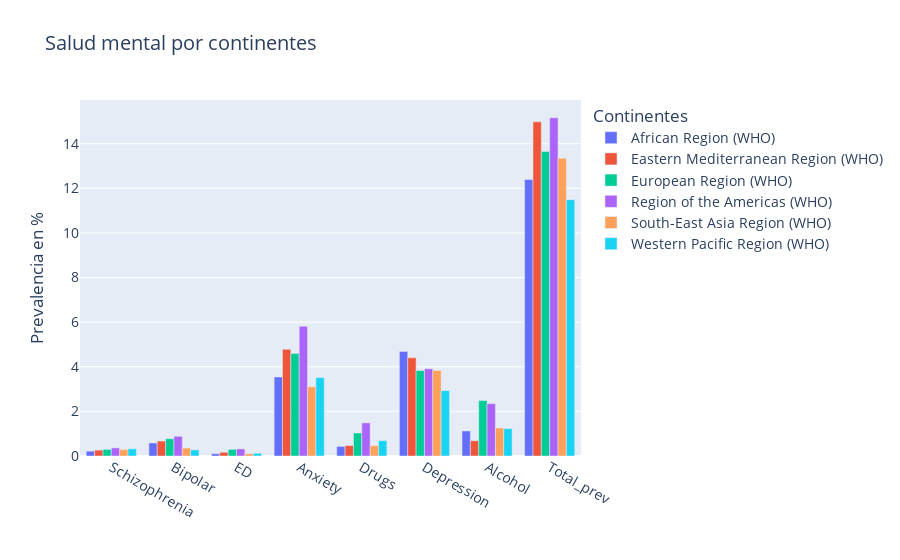

Notebook code for this chart:
### Code cell
plot_df = (df_cont
               .groupby('Continent')
               .mean()
               .reset_index()
               .drop(columns=['Year', 'Dep_prev', 'Male_dep', 'Female_dep'])
               .melt(id_vars='Continent')
          )


fig = px.bar(plot_df, x='variable', y='value',
             color='Continent', barmode='group',
             title='Salud mental por continentes')

fig.update_layout(    
    yaxis_title='Prevalencia en %',
    xaxis_title='',
    legend_title='Continentes',
    font_size=14,
)
fig.show()

fig.write_image("images/fig1.png", bbox_inches='tight')

### Figure 1 — Plotly figure (JSON) as saved in the notebook; plotly's stock layout.template omitted (floating-point values rounded to 4 significant figures)
{"data": [{"alignmentgroup": "True", "hovertemplate": "Continent=African Region (WHO)<br>variable=%{x}<br>value=%{y}<extra></extra>", "legendgroup": "African Region (WHO)", "marker": {"color": "#636efa", "pattern": {"shape": ""}}, "name": "African Region (WHO)", "offsetgroup": "African Region (WHO)", "orientation": "v", "showlegend": true, "textposition": "auto", "type": "bar", "x": ["Schizophrenia", "Bipolar", "ED", "Anxiety", "Drugs", "Depression", "Alcohol", "Total_prev"], "xaxis": "x", "y": [0.2176, 0.5838, 0.1034, 3.543, 0.4319, 4.69, 1.122, 12.4], "yaxis": "y"}, {"alignmentgroup": "True", "hovertemplate": "Continent=Eastern Mediterranean Region (WHO)<br>variable=%{x}<br>value=%{y}<extra></extra>", "legendgroup": "Eastern Mediterranean Region (WHO)", "marker": {"color": "#EF553B", "pattern": {"shape": ""}}, "name": "Eastern Mediterranean Region (WHO)", "offsetgroup": "Eastern Mediterranean Region (WHO)", "orientation": "v", "showlegend": true, "textposition": "auto", "type": "bar", "x": ["Schizophrenia", "Bipolar", "ED", "Anxiety", "Drugs", "Depression", "Alcohol", "Total_prev"], "xaxis": "x", "y": [0.264, 0.6704, 0.1679, 4.782, 0.4676, 4.4, 0.685, 14.98], "yaxis": "y"}, {"alignmentgroup": "True", "hovertemplate": "Continent=European Region (WHO)<br>variable=%{x}<br>value=%{y}<extra></extra>", "legendgroup": "European Region (WHO)", "marker": {"color": "#00cc96", "pattern": {"shape": ""}}, "name": "European Region (WHO)", "offsetgroup": "European Region (WHO)", "orientation": "v", "showlegend": true, "textposition": "auto", "type": "bar", "x": ["Schizophrenia", "Bipolar", "ED", "Anxiety", "Drugs", "Depression", "Alcohol", "Total_prev"], "xaxis": "x", "y": [0.2966, 0.7728, 0.2961, 4.599, 1.03, 3.833, 2.487, 13.66], "yaxis": "y"}, {"alignmentgroup": "True", "hovertemplate": "Continent=Region of the Americas (WHO)<br>variable=%{x}<br>value=%{y}<extra></extra>", "legendgroup": "Region of the Americas (WHO)", "marker": {"color": "#ab63fa", "pattern": {"shape": ""}}, "name": "Region of the Americas (WHO)", "offsetgroup": "Region of the Americas (WHO)", "orientation": "v", "showlegend": true, "textposition": "auto", "type": "bar", "x": ["Schizophrenia", "Bipolar", "ED", "Anxiety", "Drugs", "Depression", "Alcohol", "Total_prev"], "xaxis": "x", "y": [0.3624, 0.8829, 0.3173, 5.818, 1.486, 3.912, 2.348, 15.16], "yaxis": "y"}, {"alignmentgroup": "True", "hovertemplate": "Continent=South-East Asia Region (WHO)<br>variable=%{x}<br>value=%{y}<extra></extra>", "legendgroup": "South-East Asia Region (WHO)", "marker": {"color": "#FFA15A", "pattern": {"shape": ""}}, "name": "South-East Asia Region (WHO)", "offsetgroup": "South-East Asia Region (WHO)", "orientation": "v", "showlegend": true, "textposition": "auto", "type": "bar", "x": ["Schizophrenia", "Bipolar", "ED", "Anxiety", "Drugs", "Depression", "Alcohol", "Total_prev"], "xaxis": "x", "y": [0.2877, 0.356, 0.1009, 3.104, 0.4639, 3.837, 1.258, 13.35], "yaxis": "y"}, {"alignmentgroup": "True", "hovertemplate": "Continent=Western Pacific Region (WHO)<br>variable=%{x}<br>value=%{y}<extra></extra>", "legendgroup": "Western Pacific Region (WHO)", "marker": {"color": "#19d3f3", "pattern": {"shape": ""}}, "name": "Western Pacific Region (WHO)", "offsetgroup": "Western Pacific Region (WHO)", "orientation": "v", "showlegend": true, "textposition": "auto", "type": "bar", "x": ["Schizophrenia", "Bipolar", "ED", "Anxiety", "Drugs", "Depression", "Alcohol", "Total_prev"], "xaxis": "x", "y": [0.3212, 0.2732, 0.1232, 3.517, 0.687, 2.932, 1.228, 11.49], "yaxis": "y"}], "layout": {"barmode": "group", "font": {"size": 14}, "legend": {"title": {"text": "Continentes"}, "tracegroupgap": 0}, "title": {"text": "Salud mental por continentes"}, "xaxis": {"anchor": "y", "domain": [0, 1], "title": {"text": ""}}, "yaxis": {"anchor": "x", "domain": [0, 1], "title": {"text": "Prevalencia en %"}}}}
